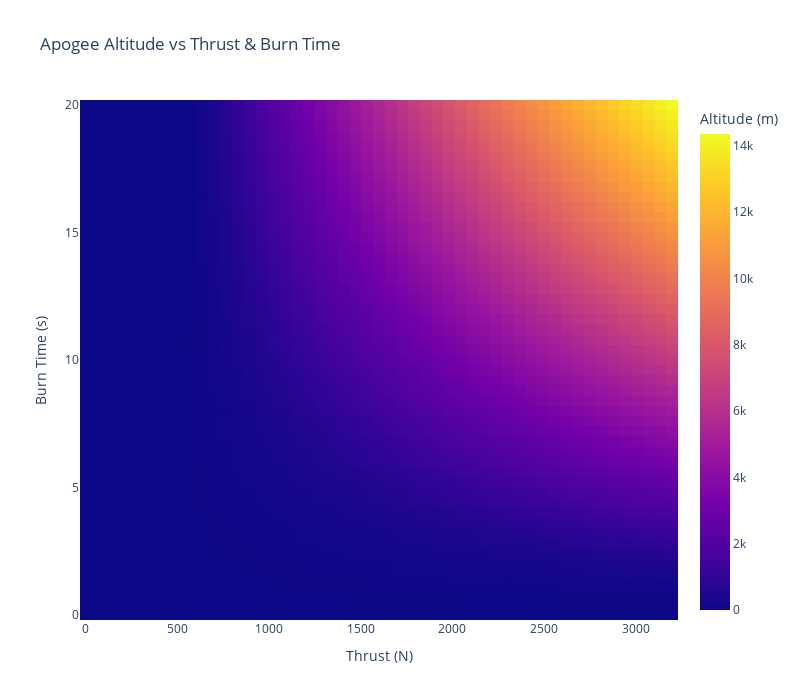
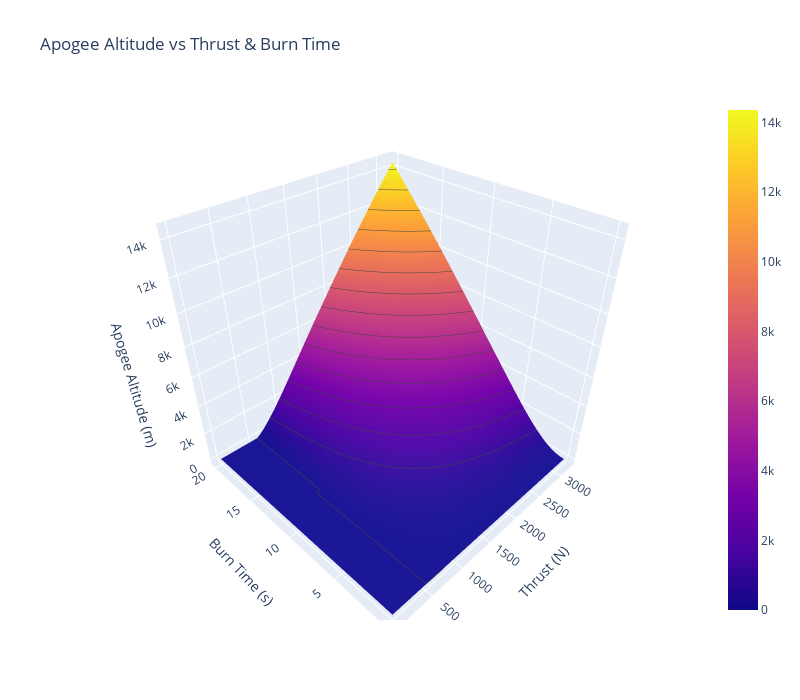

Notebook code cell kept with these figures, in order:
### Code cell
#Plotting

#Heat Map
fig1 = px.imshow(apogee_altitude, 
                labels=dict(x = "Thrust (N)",
                            y = "Burn Time (s)",
                            color = "Altitude (m)"),
                            x = thrust_arr,
                            y = tburn_arr,
                            aspect = "auto",
                            origin = "lower",
                            title="Apogee Altitude vs Thrust & Burn Time",
                            )
fig1.update_layout(
        width=800,
        height=700
    )
fig1.show()

#Surface Map
fig2 = go.Figure(data = go.Surface(z = apogee_altitude,
                                x = thrust_arr,
                                y = tburn_arr,
                                contours = {"x": {"show": False, "start": 889.6297399465218, "end": 3199.8070562191997, "size": (3199.8070562191997-889.6297399465218)/20},
                                                           "y": {"show": False, "start": 5, "end": 20, "size": (20-5)/21},
                                                           "z": {"show": True, "start": 0, "end": 15000, "size": 1000}},
                                ))

fig2.update_layout(
        title="Apogee Altitude vs Thrust & Burn Time",
        scene = dict(
                      xaxis=dict(
                          title=dict(
                              text="Thrust (N)"
                          )
                      ),
                      yaxis=dict(
                          title=dict(
                              text="Burn Time (s)"
                          )
                      ),
                      zaxis=dict(
                          title=dict(
                              text="Apogee Altitude (m)"
                          )
                      ),
                    ),
        width=800,
        height=700,
    )

fig2.update_scenes(xaxis_autorange="reversed")
fig2.update_scenes(yaxis_autorange="reversed")


fig2.show()

### Figure 1 — Plotly figure (JSON) as saved in the notebook; plotly's stock layout.template omitted (floating-point values rounded to 4 significant figures; data arrays with more than 128 entries replaced by an {"elided": "..."} marker saying what was removed)
{"data": [{"coloraxis": "coloraxis", "hovertemplate": "Thrust (N): %{x}<br>Burn Time (s): %{y}<br>Altitude (m): %{z}<extra></extra>", "name": "0", "type": "heatmap", "x": [0.0, 64.0, 128.0, 192.0, 256.0, 320.0, 384.0, 448.0, 512.0, 576.0, 640.0, 704.0, 768.0, 831.9, 895.9, 959.9, 1024.0, 1088.0, 1152.0, 1216.0, 1280.0, 1344.0, 1408.0, 1472.0, 1536.0, 1600.0, 1664.0, 1728.0, 1792.0, 1856.0, 1920.0, 1984.0, 2048.0, 2112.0, 2176.0, 2240.0, 2304.0, 2368.0, 2432.0, 2496.0, 2560.0, 2624.0, 2688.0, 2752.0, 2816.0, 2880.0, 2944.0, 3008.0, 3072.0, 3136.0, 3200.0], "xaxis": "x", "y": [20.0, 19.6, 19.2, 18.8, 18.4, 18.0, 17.6, 17.2, 16.8, 16.4, 16.0, 15.6, 15.2, 14.8, 14.4, 14.0, 13.6, 13.2, 12.8, 12.4, 12.0, 11.6, 11.2, 10.8, 10.4, 10.0, 9.6, 9.2, 8.8, 8.4, 8.0, 7.6, 7.2, 6.8, 6.4, 6.0, 5.6, 5.2, 4.8, 4.4, 4.0, 3.6, 3.2, 2.8, 2.4, 2.0, 1.6, 1.2, 0.8, 0.4, 0.0], "yaxis": "y", "z": {"elided": "51x51 float values"}}], "layout": {"coloraxis": {"colorbar": {"title": {"text": "Altitude (m)"}}, "colorscale": [[0, "#0d0887"], [0.1111, "#46039f"], [0.2222, "#7201a8"], [0.3333, "#9c179e"], [0.4444, "#bd3786"], [0.5556, "#d8576b"], [0.6667, "#ed7953"], [0.7778, "#fb9f3a"], [0.8889, "#fdca26"], [1, "#f0f921"]]}, "height": 700, "title": {"text": "Apogee Altitude vs Thrust & Burn Time"}, "width": 800, "xaxis": {"anchor": "y", "domain": [0, 1], "title": {"text": "Thrust (N)"}}, "yaxis": {"anchor": "x", "autorange": true, "domain": [0, 1], "title": {"text": "Burn Time (s)"}}}}

### Figure 2 — Plotly figure (JSON) as saved in the notebook; plotly's stock layout.template omitted (floating-point values rounded to 4 significant figures; data arrays with more than 128 entries replaced by an {"elided": "..."} marker saying what was removed)
{"data": [{"contours": {"x": {"end": 3200.0, "show": false, "size": 115.5, "start": 889.6}, "y": {"end": 20, "show": false, "size": 0.7143, "start": 5}, "z": {"end": 15000, "show": true, "size": 1000, "start": 0}}, "type": "surface", "x": [0.0, 64.0, 128.0, 192.0, 256.0, 320.0, 384.0, 448.0, 512.0, 576.0, 640.0, 704.0, 768.0, 831.9, 895.9, 959.9, 1024.0, 1088.0, 1152.0, 1216.0, 1280.0, 1344.0, 1408.0, 1472.0, 1536.0, 1600.0, 1664.0, 1728.0, 1792.0, 1856.0, 1920.0, 1984.0, 2048.0, 2112.0, 2176.0, 2240.0, 2304.0, 2368.0, 2432.0, 2496.0, 2560.0, 2624.0, 2688.0, 2752.0, 2816.0, 2880.0, 2944.0, 3008.0, 3072.0, 3136.0, 3200.0], "y": [20.0, 19.6, 19.2, 18.8, 18.4, 18.0, 17.6, 17.2, 16.8, 16.4, 16.0, 15.6, 15.2, 14.8, 14.4, 14.0, 13.6, 13.2, 12.8, 12.4, 12.0, 11.6, 11.2, 10.8, 10.4, 10.0, 9.6, 9.2, 8.8, 8.4, 8.0, 7.6, 7.2, 6.8, 6.4, 6.0, 5.6, 5.2, 4.8, 4.4, 4.0, 3.6, 3.2, 2.8, 2.4, 2.0, 1.6, 1.2, 0.8, 0.4, 0.0], "z": {"elided": "51x51 float values"}}], "layout": {"height": 700, "scene": {"xaxis": {"autorange": "reversed", "title": {"text": "Thrust (N)"}}, "yaxis": {"autorange": "reversed", "title": {"text": "Burn Time (s)"}}, "zaxis": {"title": {"text": "Apogee Altitude (m)"}}}, "title": {"text": "Apogee Altitude vs Thrust & Burn Time"}, "width": 800}}
